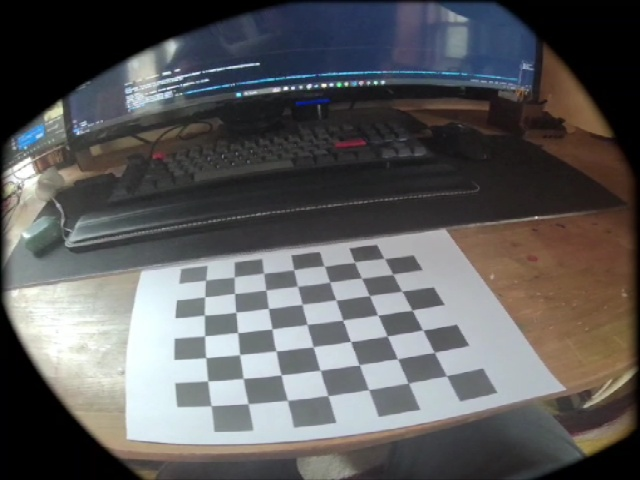
#> input picture lens_calibration_images/calibration_0_20240414-133804.jpg, 640 x 480 px; its folder holds 4 pictures in this run
$ python distortion_calculator.py
#> lines starting #> are read from the running program, lines starting #| are printed output that depends on the picture; after the words box and inside, x2 and y2 are one past the last pixel; in counts of white or black regions, pixels touching at a corner belong together
import cv2
import numpy as np
import glob
import pickle

def calibrate_camera(calibration_images_path, chessboard_size=(7, 7)):
#> called with calibration_images_path = 'lens_calibration_images', chessboard_size = (7, 7)
    criteria = (cv2.TERM_CRITERIA_EPS + cv2.TERM_CRITERIA_MAX_ITER, 30, 0.001)
    objp = np.zeros((chessboard_size[1]*chessboard_size[0], 3), np.float32)
    objp[:, :2] = np.mgrid[0:chessboard_size[0], 0:chessboard_size[1]].T.reshape(-1, 2)

    objpoints = []
    imgpoints = []

    images = glob.glob(f'{calibration_images_path}/*.jpg')
    images = glob.glob(f'{calibration_images_path}/*.jpg')
    if not images:
        print("No images found. Check the path.")
        return
    print(f"Found {len(images)} images for calibration.")
    for fname in images:
        img = cv2.imread(fname)
#> img is the input picture: shape (480, 640, 3); mean B, G, R 92.1, 91.7, 92.3
        gray = cv2.cvtColor(img, cv2.COLOR_BGR2GRAY)
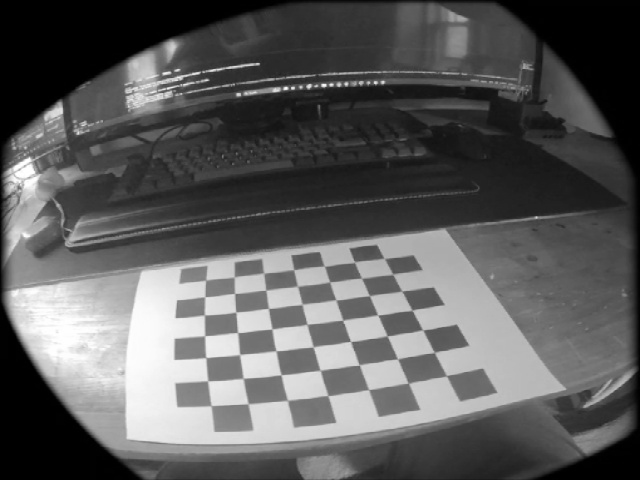
#> gray: shape (480, 640); min 0, max 255, mean 91.9
        ret, corners = cv2.findChessboardCorners(gray, chessboard_size, None)
#> ret = True; corners = 49 rows, first 8: [384.1, 258.4], [392.7, 274.1], [401.6, 291], [411.8, 310.3], [422.6, 329.8], [434.5, 352.4], [446.3, 375.8], [354.7, 261.9]
        if ret:
            objpoints.append(objp)
            corners2 = cv2.cornerSubPix(gray, corners, (11, 11), (-1, -1), criteria)
#> corners2 = 49 rows, first 8: [384.2, 258.4], [392.8, 274.2], [401.8, 291.1], [412.1, 310.2], [422.6, 329.8], [434.2, 352.3], [446.5, 375.8], [354.5, 262.2]
            imgpoints.append(corners2)
            cv2.drawChessboardCorners(img, chessboard_size, corners2, ret)
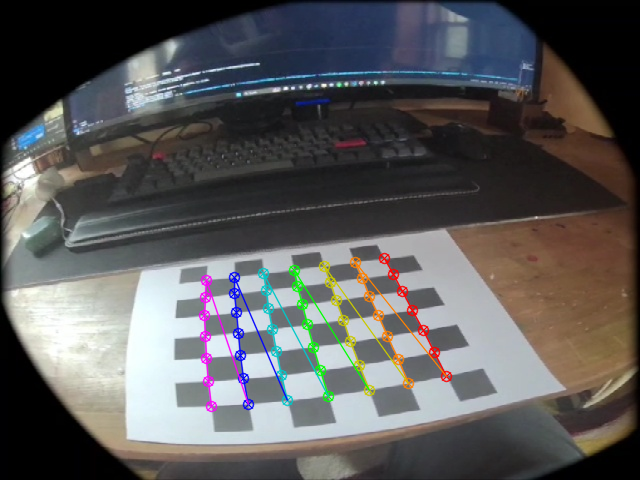
#> img: shape (480, 640, 3); 2.84% of pixels changed, all inside (x1, y1, x2, y2) = (198, 252, 453, 413)
            cv2.imshow('Chessboard', img)
            cv2.waitKey(500)
        else:
            print(f"Chessboard not detected in {fname}.")
#> pass 2 of the loop in calibrate_camera, `for fname in images:`:
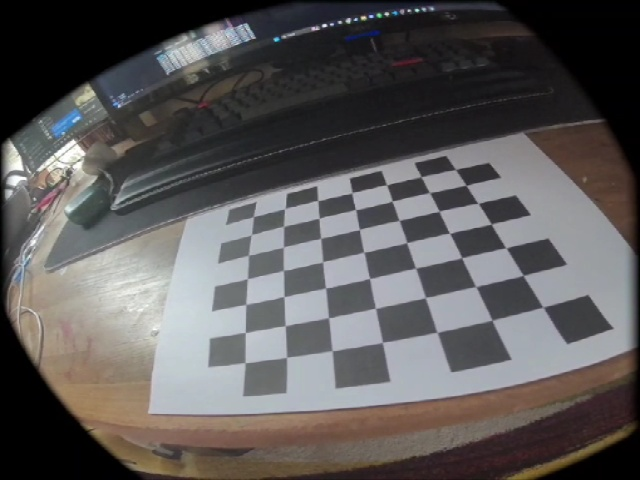
#> input picture lens_calibration_images/calibration_10_20240414-133834.jpg, 640 x 480 px
#> in calibrate_camera, img is the input picture: shape (480, 640, 3); mean B, G, R 89.1, 89.3, 91.9
#> in calibrate_camera, `gray = cv2.cvtColor(img, cv2.COLOR_BGR2GRAY)`:
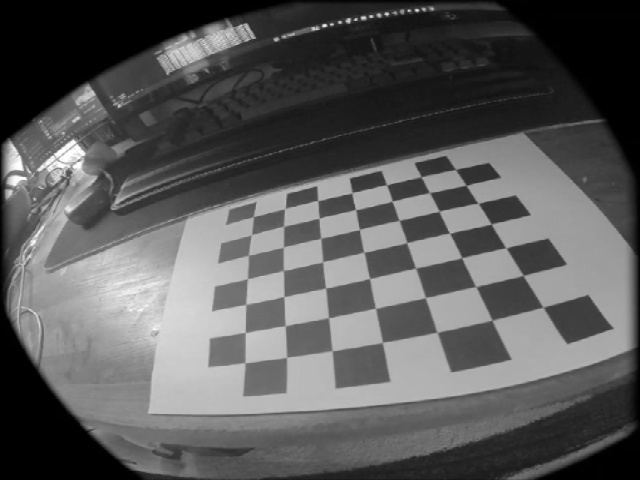
#> gray: shape (480, 640); min 0, max 255, mean 90.1
#> corners = 49 rows, first 8: [455.5, 169.6], [466.1, 185.4], [478.6, 203.7], [491.3, 224.1], [506.1, 248], [523.4, 275.1], [542.7, 307], [420.9, 176.7]
#> corners2 = 49 rows, first 8: [455.5, 169.4], [466.1, 185.2], [478.1, 203.3], [491.1, 223.8], [505.9, 247.8], [523.1, 275.5], [543, 307.1], [421.2, 176.7]
#> in calibrate_camera, `cv2.drawChessboardCorners(img, chessboard_size, corners2, ret)`:
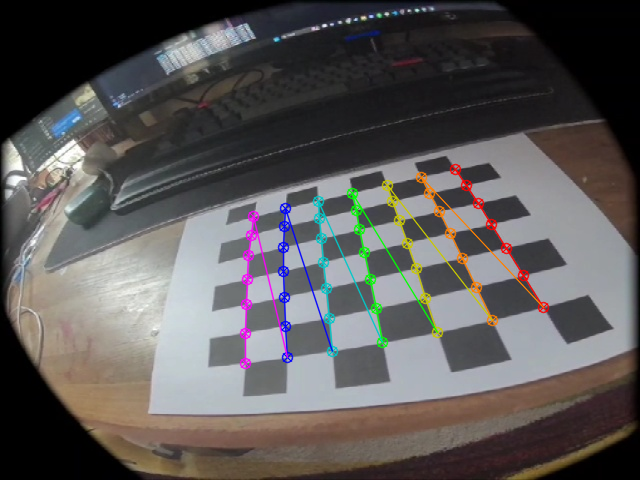
#> img: shape (480, 640, 3); 3.14% of pixels changed, all inside (x1, y1, x2, y2) = (239, 163, 550, 370)
#> pass 3 of the loop in calibrate_camera, `for fname in images:`:
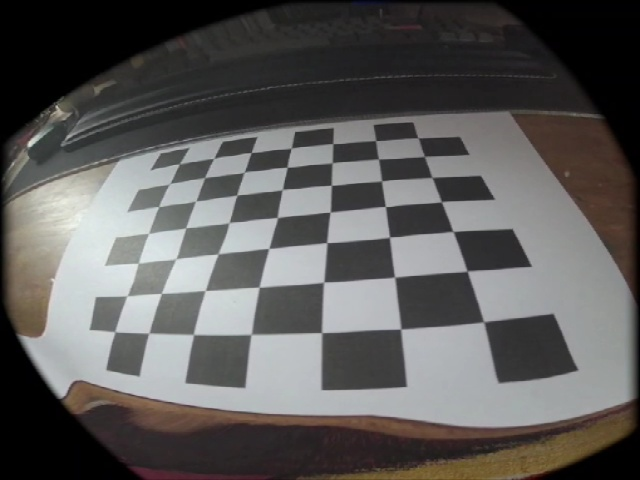
#> input picture lens_calibration_images/calibration_11_20240414-133837.jpg, 640 x 480 px
#> in calibrate_camera, img is the input picture: shape (480, 640, 3); mean B, G, R 89.8, 91, 92.5
#> in calibrate_camera, `gray = cv2.cvtColor(img, cv2.COLOR_BGR2GRAY)`:
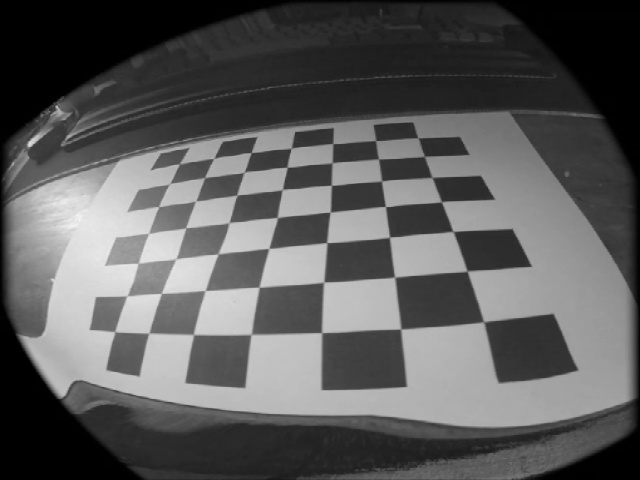
#> gray: shape (480, 640); min 0, max 245, mean 91.3
#> corners = 49 rows, first 8: [417.6, 137.6], [424.5, 156.2], [431.3, 177.2], [441.5, 201.6], [452.1, 231.1], [467.2, 271.2], [483.6, 321.6], [375.7, 140.6]
#> corners2 = 49 rows, first 8: [417.9, 137.8], [424.4, 156.4], [432, 177.4], [441.5, 201.6], [452.9, 231.4], [467.2, 271.1], [483.7, 321.8], [375.8, 140.6]
#> in calibrate_camera, `cv2.drawChessboardCorners(img, chessboard_size, corners2, ret)`:
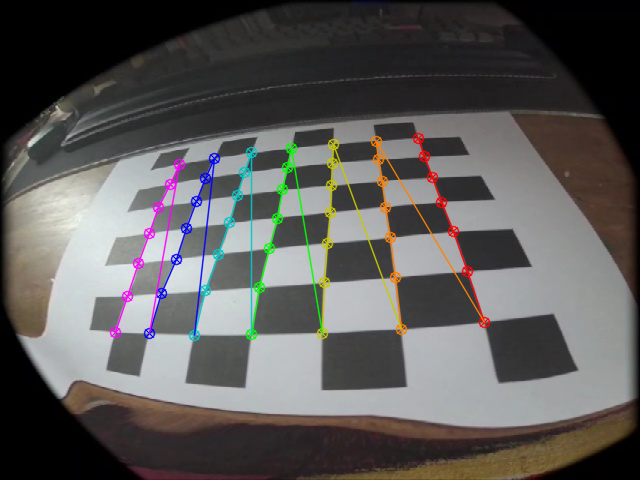
#> img: shape (480, 640, 3); 3.61% of pixels changed, all inside (x1, y1, x2, y2) = (109, 132, 491, 342)
#> the loop made 4 passes; the first 3 are shown
    cv2.destroyAllWindows()

    if objpoints:
        ret, mtx, dist, rvecs, tvecs = cv2.calibrateCamera(objpoints, imgpoints, gray.shape[::-1], None, None)
        print("Calibration successful.")
    else:
        print("Calibration failed. No valid image points collected.")

    # Save the camera matrix and the distortion coefficients
    calibration_data = {'camera_matrix': mtx, 'dist_coeff': dist}
    with open('calibration_parameters.pkl', 'wb') as f:
        pickle.dump(calibration_data, f)

    return mtx, dist

def load_calibration_parameters(filename='calibration_parameters.pkl'):
    with open(filename, 'rb') as f:
        calibration_data = pickle.load(f)
    return calibration_data['camera_matrix'], calibration_data['dist_coeff']

def undistort_image(image, camera_matrix, dist_coeffs):
#> (the run stopped early here; a loop or call above may not have finished)
